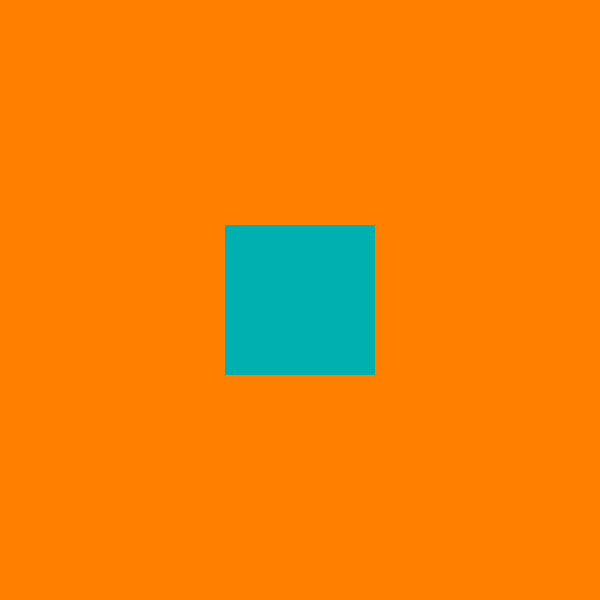
Frame 1 (no input)
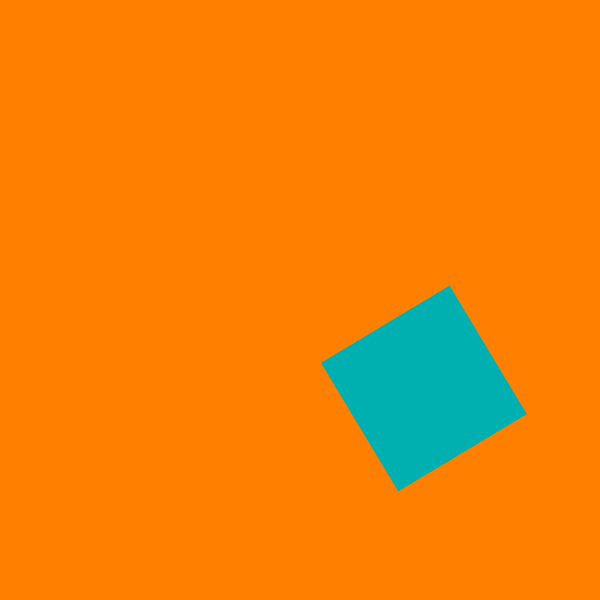
Frame 60 (the mouse pressed at the canvas centre just before this capture)
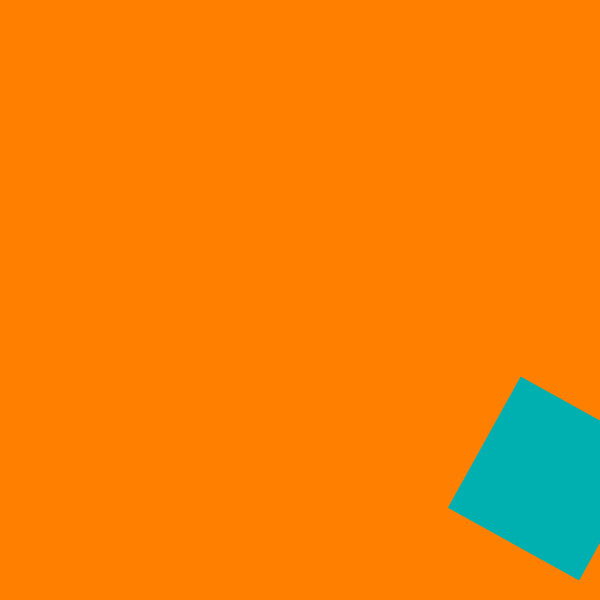
Frame 120 (the mouse held since frame 60 and released just before this capture)

The Processing sketch that drew these frames (run headless with seeded random() and noise(); from frame 60 on, the mouse is pressed at the canvas centre):

// Processing sketch: rotating_square
// ── rotating_square.pde
/*------------------------------------------------------------
Copyright (c) 2013, friends of Ed (An Apress Company)
All rights reserved.

The code provided here accompanies the book:

Processing: Creative Coding and Generative Art in Processing 2
By Ira Greenberg, Dianna Xu, and Deepak Kumar
friends of Ed (An APress Company), 2013
ISBN-13 978-1430244646
Please refer to the associated README for a full disclaimer.
------------------------------------------------------------*/
// rotating_square.pde, chapter 4
// Combining animation and transformations

// declare global variables
// for moving square
float x, y, w;
float spdX, spdY, theta, rotSpd;

void setup() {
  size(600, 600);
  // initialize global variables
  x = width/2;
  y = height/2;
  w = 150;
  spdX = 2.1;
  spdY = 1.5;
  rotSpd = PI/180;
  fill(0, 175, 175);
  noStroke();
}

void draw() {
  background(255, 127, 0);
  pushMatrix();
  translate(x, y);
  rotate(theta);
  rect(-w/2, -w/2, w, w);
  popMatrix();
  x += spdX;
  y += spdY;
  theta += rotSpd;
}
